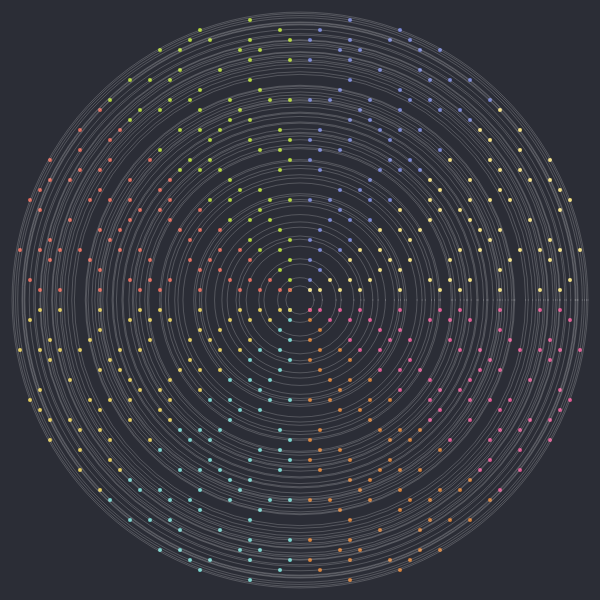
Frame 1 (no input)
Frame 60 (no input): identical to frame 1, image omitted
Frame 120 (the mouse pressed at the canvas centre since frame 60): identical to frame 1, image omitted

The p5.js sketch that drew this single still picture (run headless with seeded random() and noise() and a simulated clock; from frame 60 on, the mouse is pressed at the canvas centre):

// p5.js sketch
// ── sketch.js
let canvasWidth = 600;
let canvasHeight = 600;
let scaleFactor = 10;


function setup() {
  createCanvas(canvasWidth, canvasHeight);
  let canvasCenterX = canvasWidth/2;
  let canvasCenterY = canvasHeight/2;
  let max_n = (canvasWidth**2 + canvasHeight**2)**.5;

  let primes = primeList(max_n);

  background("#2b2d36");
  noFill();

  for(i =1; i<max_n; i++){
    let r = i**.5
    if(primes.includes(i)){
      strokeWeight(1);
      stroke("white");

      output = checkIfPrimeSumSquare(i)
      if (output != false){
        a = output[0];
        b = output[1];
        
        strokeWeight(2);
        stroke("#d17c36")
        circle(canvasCenterX+a*scaleFactor, canvasCenterY+b*scaleFactor, 2);

        stroke("#add136")
        circle(canvasCenterX-a*scaleFactor, canvasCenterY-b*scaleFactor, 2);

        stroke("#73d1cb")
        circle(canvasCenterX-a*scaleFactor, canvasCenterY+b*scaleFactor, 2);

        stroke("#7381d1")
        circle(canvasCenterX+a*scaleFactor, canvasCenterY-b*scaleFactor, 2);

        stroke("#de578f")
        circle(canvasCenterX+b*scaleFactor, canvasCenterY+a*scaleFactor, 2);

        stroke("#de6657")
        circle(canvasCenterX-b*scaleFactor, canvasCenterY-a*scaleFactor, 2);

        stroke("#dec757")
        circle(canvasCenterX-b*scaleFactor, canvasCenterY+a*scaleFactor, 2);

        stroke("#f0dd7d")
        circle(canvasCenterX+b*scaleFactor, canvasCenterY-a*scaleFactor, 2);
        strokeWeight(.2);

        stroke("white")
        circle(canvasCenterX, canvasCenterY, 2*r*scaleFactor);
      }

    } else {
      strokeWeight(1);
      stroke("grey");
    }
    
  }
  // // line(canvasCenterX, canvasHeight, canvasCenterX, canvasCenterY);


}

function draw() {
}


function primeList(n) {
  let prime_list = []
 
  for (let i=2; i<=n; i++){
    let prime = true
    for (let j=2; j<=(i/2); j++){
      if (i % j == 0){ //found a divisor
        prime = false;
        break;
      }
    }
    //didn't find a divisor so add it as a prime
    if (prime){
      prime_list.push(i)
    } 
    
  }

  return prime_list;
}

function checkIfPrimeSumSquare(p){
  for(a=1; a<p; a ++){
    b = p - (a**2);
    if(b<0){
      return false
    }
    if (floor(b**.5) == b**.5) { //check if its a perfect square
      return [a, b**.5]
    }
  }
  //else didn't find a square root
  return false

}
